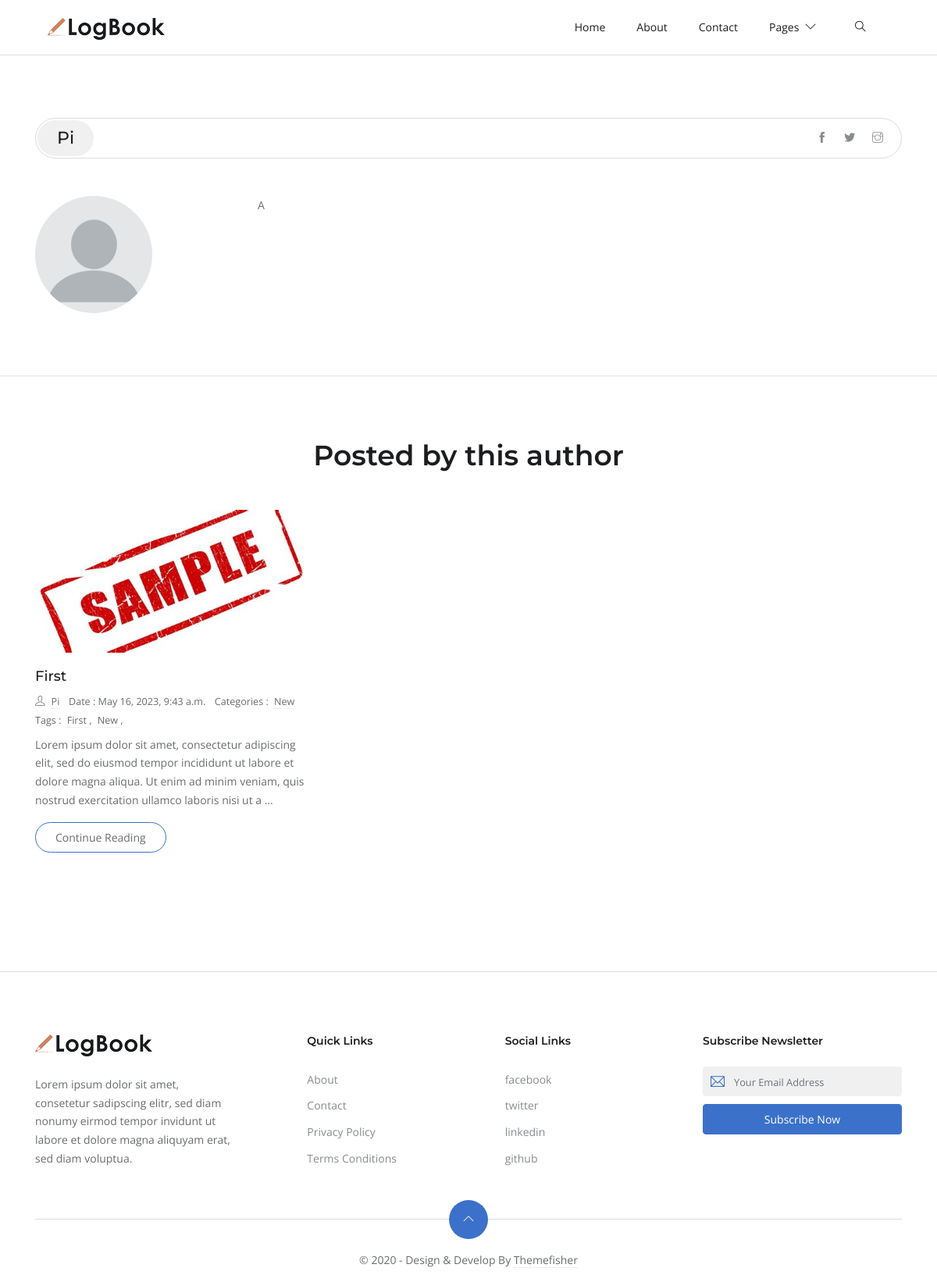
/user/pi/, run on the app's committed database.
### blog/models.py (models this page shows, shortened)
class Profile(models.Model):
    user=models.ForeignKey(User,on_delete=models.CASCADE,blank=True)
    desc=models.TextField(blank=True)
    image=models.ImageField(upload_to="static/images",blank=True)
    facebook=models.CharField(max_length=1000,default='#')
    twitter=models.CharField(max_length=1000,default='#')
    instagram=models.CharField(max_length=1000,default='#')
    quotes=models.TextField(blank=True)
    date=models.DateTimeField(default=timezone.now)
    staff=models.BooleanField(default=False)

class Post(models.Model):
    STATUS_CHOICES = (
    ('draft', 'Draft'),
    ('published', 'Published'),
    )
    url=models.SlugField(max_length=1000,unique=True)
    title=models.CharField(max_length=1000)
    author = models.ForeignKey(User,on_delete=models.CASCADE)
    image=models.ImageField(upload_to='static/images')
    category=models.ForeignKey(Categorie,on_delete=models.CASCADE,blank=True,related_name='categories')
    body=RichTextUploadingField()
    description=models.CharField(max_length=200)
    tags=TaggableManager()
    publish = models.DateTimeField(default=timezone.now)
    created = models.DateTimeField(auto_now_add=True)
    updated = models.DateTimeField(auto_now=True)
    update=models.DateTimeField(auto_now_add=True)
    status = models.CharField(max_length=10,choices=STATUS_CHOICES,default='draft')

class Categorie(models.Model):
    name=models.CharField(max_length=100,unique=True)
    url=models.SlugField(max_length=100,unique=True)

### blog/views.py (the view)
# urls.py: path('user/<slug:author>/',views.author,name="user"),
def author(request,author):
    user=get_object_or_404(User,username=author)
    profile=get_object_or_404(Profile,user=user,staff=True)
    post=Post.objects.filter(status='published',author__username__contains=author).order_by('-publish')
    return render(request,'author.html',{'posts':post,'author':author,'profile':profile})

### templates/author.html (shortened to what this page needs)
{% extends 'base.html' %}
{% block body %}
<section class="section-sm border-bottom">
	<div class="container">
		<div class="row">
			<div class="col-12">
				<div class="title-bordered mb-5 d-flex align-items-center">
					<h1 class="h4">{{author|title}}</h1>
					<ul class="list-inline social-icons ml-auto mr-3 d-none d-sm-block">
						<li class="list-inline-item"><a href="{{profile.facebook}}"><i class="ti-facebook"></i></a>
						</li>
						<li class="list-inline-item"><a href="{{profile.twitter}}"><i class="ti-twitter-alt"></i></a>
						</li>
						<li class="list-inline-item"><a href="{{profile.instagram}}"><i class="ti-instagram"></i></a>
						</li>
					</ul>
				</div>
			</div>
			<div class="col-lg-3 col-md-4 mb-4 mb-md-0 text-center text-md-left">
				<img loading="lazy" width="150px" class="rounded-circle img-fluid" src="{{profile.image.url}}">
			</div>
			<div class="col-lg-9 col-md-8 content text-center text-md-left">
				<p>{{profile.desc|capfirst}}</p>
			</div>
		</div>
	</div>
</section>
<section class="section-sm">
	<div class="container">
		<div class="row">
			<div class="col-lg-12">
				{% if posts.all|length > 0 %}
				<div class="title text-center">
					<h2 class="mb-5">Posted by this author</h2>
				</div>
				{% endif %}
			</div>
			{% for post in posts %}
			<div class="col-lg-4 col-sm-6 mb-4">
				<article class="mb-5">
					<div class="post-slider slider-sm">
						<img loading="lazy" src="{{post.image.url}}" class="img-fluid" alt="image of {{post.title}}">
					</div>
					<h3 class="h5"><a class="post-title" href="/{{post.url}}/">{{post.title|title}}</a></h3>
					<ul class="list-inline post-meta mb-2">
						<li class="list-inline-item"><i class="ti-user mr-2"></i><a href="/user/{{post.author}}/">{{post.author|title}}</a>
						</li>
						<li class="list-inline-item">Date : {{post.publish}}</li>
						<li class="list-inline-item">Categories :	<a href="/category/{{post.category.url}}/" class="ml-1">{{post.category.name|title}} </a>
						</li>
						<li class="list-inline-item">Tags : {% for tag in post.tags.all %} <a href="/tag/{{tag.slug}}" class="ml-1">{{tag.name|title}} </a> ,{% endfor %}
						</li>
					</ul>
					<p>{{post.description|safe}} …</p>	<a href="/{{post.url}}/" class="btn btn-outline-primary">Continue Reading</a>
				</article>
			</div>
			{% endfor %}
		</div>
	</div>
</section>
{% endblock body %}

### static/css/style.css (style rules this page uses)
body { line-height: 1.7; font-family: "Open Sans", sans-serif; -webkit-font-smoothing: antialiased; color: #696c6d; font-size: 14px; }
article img { max-width: 100% !important; height: auto !important; border-radius: .25rem!important; }
p, .paragraph { font-weight: 400; color: #696c6d; font-size: 14px; line-height: 1.7; font-family: "Open Sans", sans-serif; }
h1, h2, h3, h4, h5, h6 { color: #1c1d1f; font-family: "Montserrat", sans-serif; font-weight: 600; line-height: 1.2; }
h1, .h1 { font-size: 45px; }
h2, .h2 { font-size: 36px; }
h3, .h3 { font-size: 28px; }
h4, .h4 { font-size: 22px; }
h5, .h5 { font-size: 18px; }
.btn { font-size: 14px; font-family: "Open Sans", sans-serif; text-transform: capitalize; padding: 8px 25px; border-radius: 50px; border: 1px solid; position: relative; z-index: 1; transition: 0.2s ease; }
.btn-outline-primary { background: transparent; color: #696c6d; border-color: #3b71ca; }
body { background-color: #fff; overflow-x: hidden; }
img { vertical-align: middle; border: 0; }
a, a:hover, a:focus { text-decoration: none; }
a, button, select { cursor: pointer; transition: 0.2s ease; }
.slick-slide { outline: 0; }
.section-sm { padding-top: 80px; padding-bottom: 80px; }
.rounded-lg, .post-slider { border-radius: 10px !important; }
.post-title { color: #1c1d1f; }
.post-meta li { margin-right: 10px; font-size: 90%; }
.post-meta a { color: #696c6d; border-bottom: 1px dotted #ddd; }
.social-icons { margin-bottom: 0; }
.social-icons a { display: block; color: #888c8e; padding: 5px; font-size: 14px; }
.post-slider { overflow: hidden; margin-bottom: 20px; }
.post-slider img { border-radius: inherit; }
.content * { word-break: break-word; overflow-wrap: break-word; }
.title-bordered { border: 1px solid #ddd; border-radius: 40px; padding: 2px; }
.title-bordered h1, .title-bordered h2, .title-bordered h3, .title-bordered h4, .title-bordered h5, .title-bordered h6 { background: #f0f0f0; padding: 10px 25px; margin-bottom: 0; border-radius: inherit; display: inline-block; }

### data on the page
Profile: image (picture), desc "A"
Post: image (picture), title "First", author "Pi", publish "May 16, 2023, 9:43 a.m.", category.name "New", description "Lorem ipsum dolor sit amet, consectetur adipiscing elit, sed do eiusmod tempor incididunt ut labore et dolore magna aliqua. Ut enim ad minim veniam, quis nostrud exercitation ullamco laboris nisi ut a"
Tag: name "First"
Tag: name "New"

### other printed values
{{ author|title }} "Pi"
